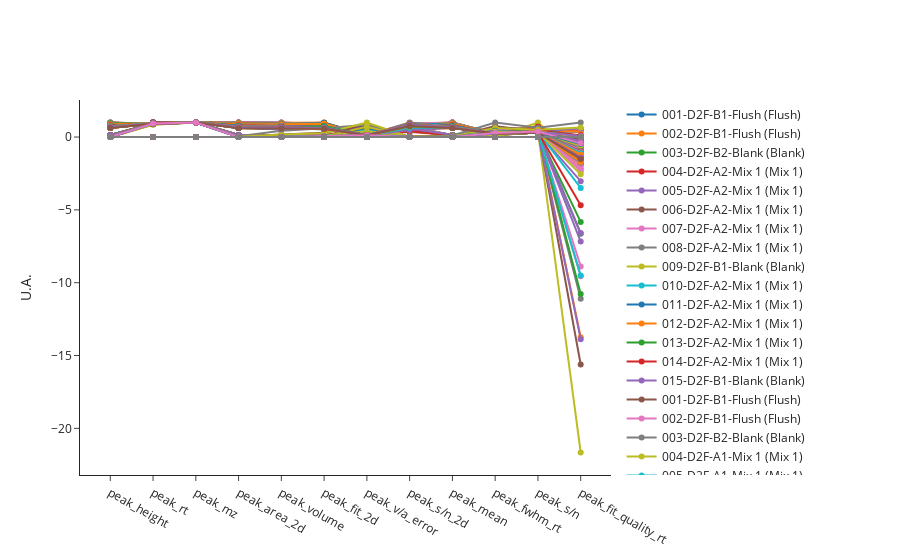

Source (notebook cell):
### Code cell
analyses.plot_features() # plots by default features where no None or NA values are present
